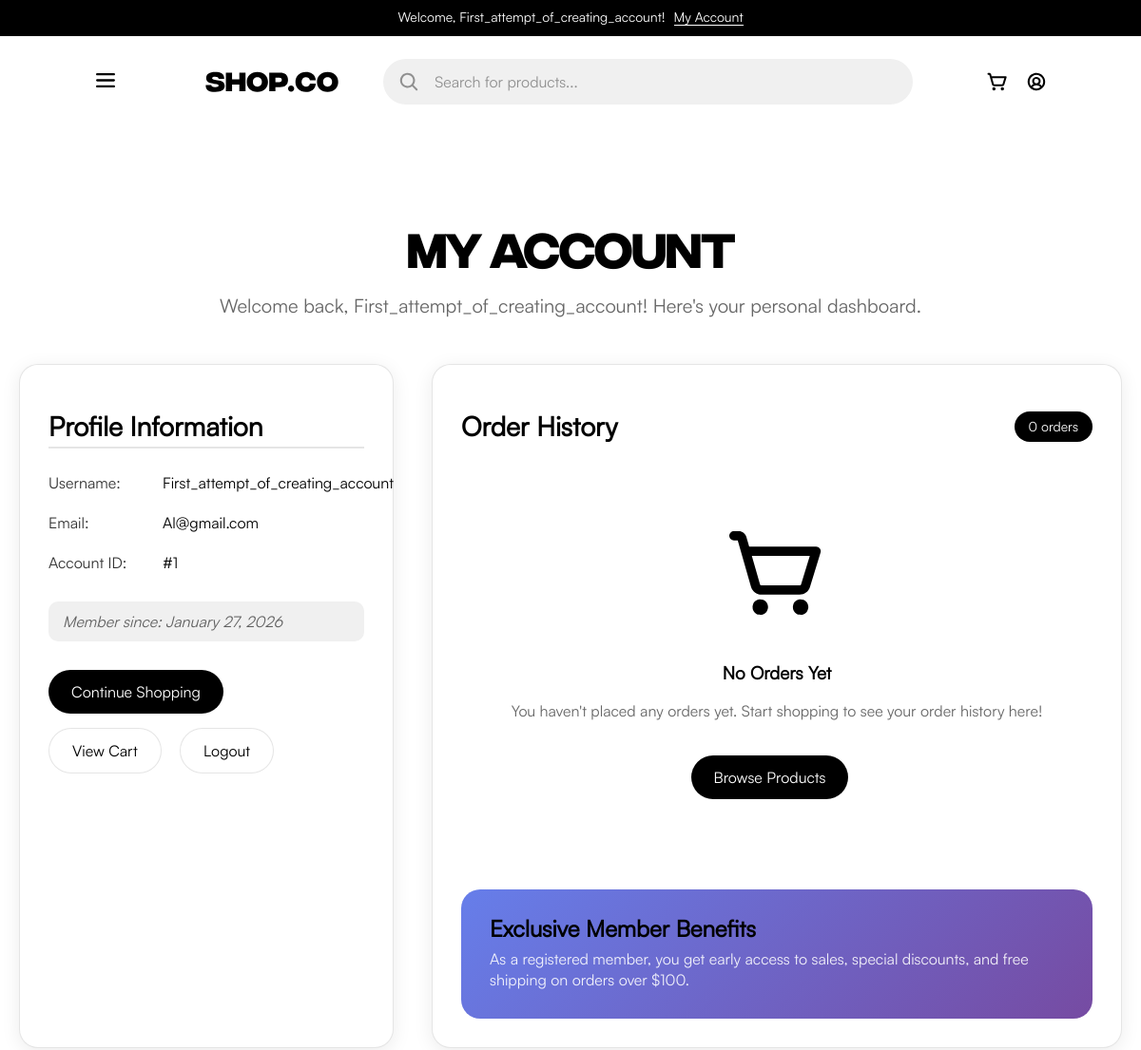
Page /account (signed in, upper part) on the earlier database version.
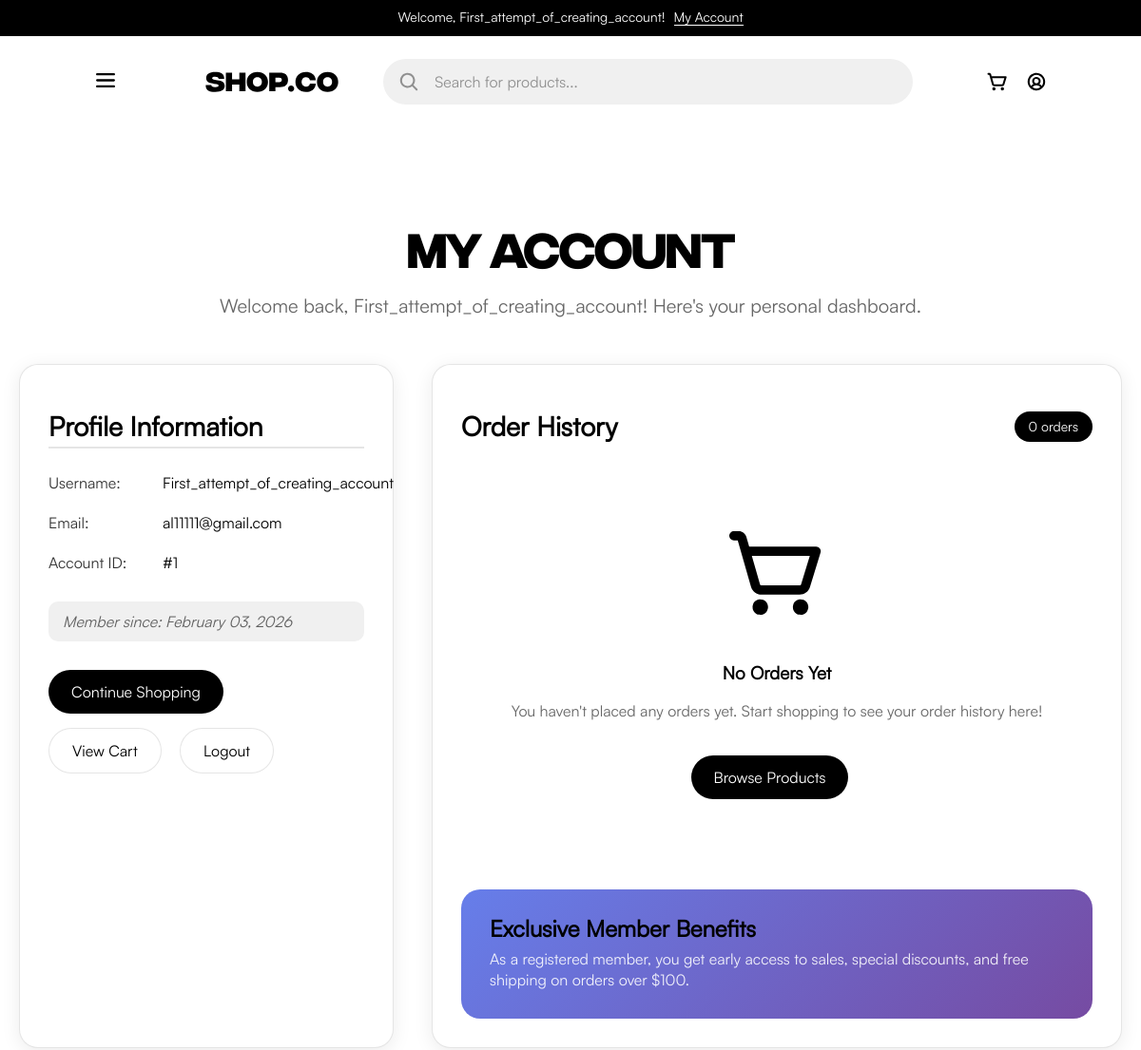
Same page on the later database version.
### app/models.py (models this page shows, shortened)
class User(db.Model):
    id = db.Column(db.Integer, primary_key=True)
    username = db.Column(db.String(80), unique=True, nullable=False)
    email = db.Column(db.String(120), unique=True, nullable=False)
    password_hash = db.Column(db.String(200), nullable=False)
    created_at = db.Column(db.DateTime, default=datetime.utcnow)

### app/routes.py (the view)
@bp.route('/account')
def account():
    if 'user_id' not in session:
        flash('Please log in', 'error')
        return redirect(url_for('main.login'))
    user = User.query.get(session['user_id'])
    return render_template('account.html', user=user)

### app/templates/Account.html (shortened to what this page needs)
{% extends "base.html" %}
{% block extra_styles %}
<link href="{{ url_for('static', filename='css/content_blocks/account.css') }}" rel="stylesheet">
{% endblock %}
{% block content %}
<section class="account-section">
    <div class="account-header">
        <h1>My Account</h1>
        <p class="account-welcome">Welcome back, {{ user.username }}! Here's your personal dashboard.</p>
    </div>
    <div class="account-content">
        <div class="profile-panel">
            <div class="profile-info">
                <h2>Profile Information</h2>
                <div class="info-item">
                    <div class="info-label">Username:</div>
                    <div class="info-value">{{ user.username }}</div>
                </div>
                <div class="info-item">
                    <div class="info-label">Email:</div>
                    <div class="info-value">{{ user.email }}</div>
                </div>
                <div class="info-item">
                    <div class="info-label">Account ID:</div>
                    <div class="info-value">#{{ user.id }}</div>
                </div>
                <div class="member-since">
                    Member since: {{ user.created_at.strftime('%B %d, %Y') }}
                </div>
            </div>
            <div class="account-actions">
                <a href="{{ url_for('main.home') }}" class="action-button">
                    Continue Shopping
                </a>
                <a href="{{ url_for('main.cart') }}" class="action-button secondary">
                    View Cart
                </a>
                <a href="{{ url_for('main.logout') }}" class="action-button secondary">
                    Logout
                </a>
            </div>
        </div>
        <div class="orders-panel">
            <div class="orders-header">
                <h2>Order History</h2>
                <div class="orders-count">0 orders</div>
            </div>
            <div class="order-list">
                <div class="no-orders">
                    <img class="no-orders-icon" src="{{url_for('static', filename='img/catr(telegka).svg')}}" width="100" height="100">
                    <h3>No Orders Yet</h3>
                    <p>You haven't placed any orders yet. Start shopping to see your order history here!</p>
                    <a href="{{ url_for('main.home') }}" class="action-button" style="margin-top: 20px;">
                        Browse Products
                    </a>
                </div>
            </div>
            <div class="bonus-section">
                <div class="bonus-content">
                    <div class="bonus-text">
                        <h3>Exclusive Member Benefits</h3>
                        <p>As a registered member, you get early access to sales, special discounts, and free shipping on orders over $100.</p>
                    </div>
                </div>
            </div>
        </div>
    </div>
</section>
{% endblock %}

### app/templates/base.html (shortened to what this page needs)
<!DOCTYPE html>
<html lang="en">
<head>
    <link href="{{ url_for('static', filename='css/base.css') }}" rel="stylesheet">
    {% block styles %}
        <link href="{{ url_for('static', filename='css/common.css') }}" rel="stylesheet">
    {% endblock %}
    {% block extra_styles %}{% endblock  %}
</head>
<body>
    <header id="header">
        <article class="header-register">
            {% if session.get('user_id') %}
                <p>Welcome, {{ session.username }}!
                    <a class="header-register-link" href="{{ url_for('main.account') }}">
                        My Account
                    </a>
                </p>
            {% else %}
                <p>Sign up and get 20% off to your first order.
                    <a class="header-register-link" href="{{ url_for('main.register') }}">
                        Sign Up Now
                    </a>
                </p>
            {% endif %}
        </article>
        <article class="header-content">
            <nav class="header-nav">
                <button class="header-nav-more">
                    <img src="{{url_for('static' , filename='img/header-nav-more.svg')}}" width="22" height="17" alt="read more">
                </button>
                <a class="header-nav-logo" href="{{url_for('main.home')}}">
                    <img src="{{ url_for('static', filename='img/SHOP.CO.svg') }}" width="160" height="22" alt="Logo of company">
                </a>
                <div class="header-nav-search">
                    <label class="header-nav-img" for="header-nav-input">
                        <img src="{{url_for('static', filename='img/Magnifying_glass.svg')}}" width="20" height="20" alt="Magnifying glass in input">
                    </label>
                    <input id="header-nav-input" name="header-nav-input" type="text" autocomplete="off" placeholder="Search for products...">
                </div>
                <div class="header-nav-other">
                    <a class="telegka" href="{{ url_for('main.cart') }}">
                        <img src="{{ url_for('static', filename='img/catr(telegka).svg') }}"
                            width="22" height="20" alt="basket of user">
                    </a>
                    <a class="account" href="{{ url_for('main.account')}}">
                        <img src="{{ url_for('static', filename='img/account.svg') }}" width="20" height="20" alt="user account">
                    </a>
                </div>
            </nav>
        </article>
    </header>
    <main>
        {% block content %}{% endblock %}
    </main>
</body>
</html>

Differences in the rows shown:
changed User "First_attempt_of_creating_account": email "Al@gmail.com" → "al11111@gmail.com"; created_at "January 27, 2026" → "February 03, 2026"
